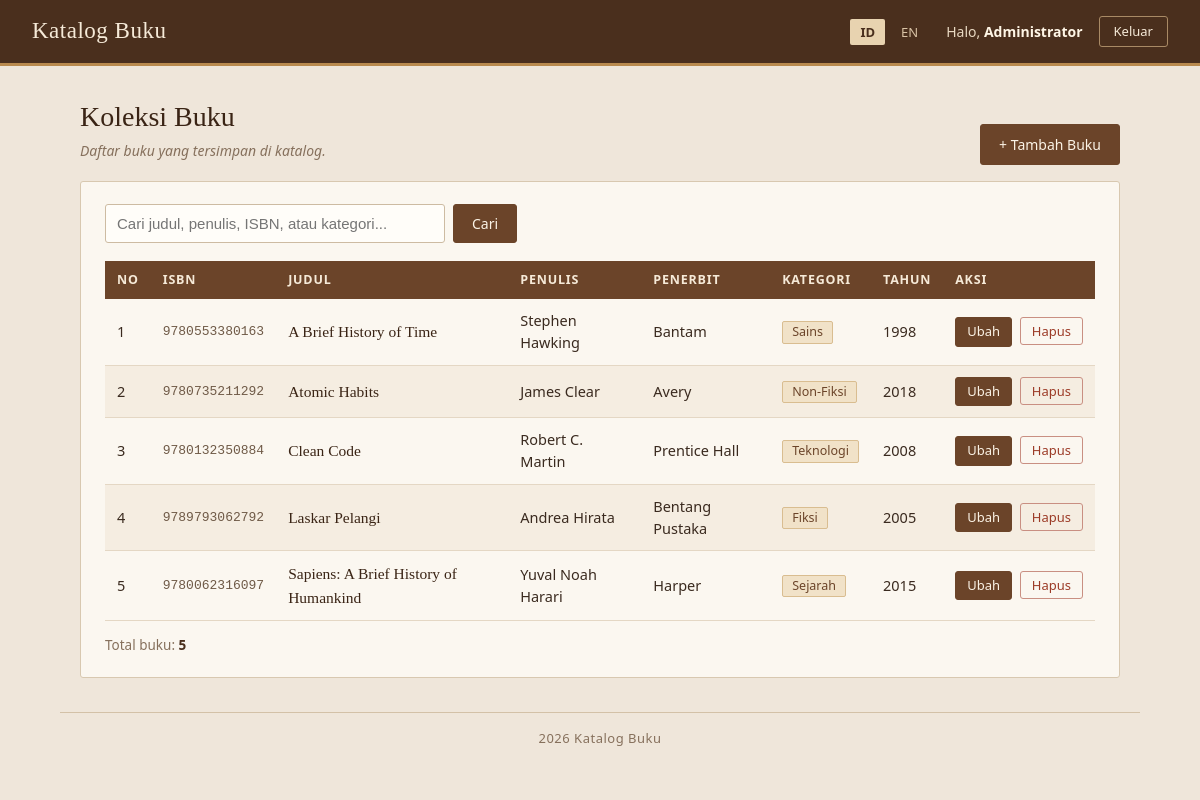
/index.php (signed in), run on the app's committed database.
### tables this page shows
CREATE TABLE buku (
    id            INT PRIMARY KEY AUTO_INCREMENT,
    isbn          VARCHAR(13)  NOT NULL UNIQUE,
    judul         VARCHAR(150) NOT NULL,
    penulis       VARCHAR(100) NOT NULL,
    penerbit      VARCHAR(100) NOT NULL,
    kategori      VARCHAR(50)  NOT NULL,
    tahun_terbit  YEAR         NOT NULL
);

### fungsi.php (called while the page is built, shortened)
<?php
function e($teks) {
    return htmlspecialchars((string)$teks, ENT_QUOTES, 'UTF-8');
}
function bersihkan($teks) {
    return trim(strip_tags((string)$teks));
}

### lang.php (called while the page is built, shortened)
<?php
require_once __DIR__ . "/fungsi.php";
$t = require __DIR__ . "/lang/" . $_SESSION["lang"] . ".php";

### index.php (the view, shortened to what this page needs)
<?php
require "lang.php";
require "koneksi.php";
$q = bersihkan($_GET["q"] ?? "");
if ($q !== "") {
    $stmt = $pdo->prepare(
        "SELECT * FROM buku
         WHERE judul LIKE :q1 OR penulis LIKE :q2 OR isbn LIKE :q3 OR kategori LIKE :q4
         ORDER BY judul ASC"
    );
    $like = "%" . $q . "%";
    $stmt->execute([":q1" => $like, ":q2" => $like, ":q3" => $like, ":q4" => $like]);
} else {
    $stmt = $pdo->prepare("SELECT * FROM buku ORDER BY judul ASC");
    $stmt->execute();
}
$daftar = $stmt->fetchAll();
require "header.php";
?>
<div class="kepala-halaman">
    <div>
        <h1 class="judul-halaman"><?= e($t["data_buku"]) ?></h1>
        <p class="subjudul"><?= e($t["subjudul"]) ?></p>
    </div>
    <a href="tambah.php" class="btn">+ <?= e($t["tambah"]) ?></a>
</div>
<div class="panel">
    <form method="GET" action="index.php" class="cari">
        <input type="text" name="q" value="<?= e($q) ?>" placeholder="<?= e($t["placeholder_cari"]) ?>">
        <button type="submit" class="btn"><?= e($t["cari"]) ?></button>
    </form>
    <div class="tabel-wrap">
    <table>
        <thead>
            <tr>
                <th><?= e($t["no"]) ?></th>
                <th><?= e($t["isbn"]) ?></th>
                <th><?= e($t["judul"]) ?></th>
                <th><?= e($t["penulis"]) ?></th>
                <th><?= e($t["penerbit"]) ?></th>
                <th><?= e($t["kategori"]) ?></th>
                <th><?= e($t["tahun_singkat"]) ?></th>
                <th><?= e($t["aksi"]) ?></th>
            </tr>
        </thead>
        <tbody>
        <?php if (count($daftar) === 0): ?>
            <tr><td colspan="8" class="kosong"><?= e($t["data_kosong"]) ?></td></tr>
        <?php else: ?>
            <?php foreach ($daftar as $i => $b): ?>
            <tr>
                <td><?= $i + 1 ?></td>
                <td class="isbn"><?= e($b["isbn"]) ?></td>
                <td class="judul-buku"><?= e($b["judul"]) ?></td>
                <td><?= e($b["penulis"]) ?></td>
                <td><?= e($b["penerbit"]) ?></td>
                <td><span class="tag"><?= e($b["kategori"]) ?></span></td>
                <td><?= e($b["tahun_terbit"]) ?></td>
                <td class="aksi">
                    <a href="edit.php?id=<?= (int)$b["id"] ?>" class="btn btn-kecil"><?= e($t["edit"]) ?></a>
                    <form method="POST" action="hapus.php" onsubmit="return confirm('<?= e(addslashes($t["konfirmasi_hapus"])) ?>')">
                        <button type="submit" class="btn btn-kecil btn-bahaya"><?= e($t["hapus"]) ?></button>
                    </form>
                </td>
            </tr>
            <?php endforeach; ?>
        <?php endif; ?>
        </tbody>
    </table>
    </div>
    <p class="total"><?= e($t["total_data"]) ?>: <strong><?= count($daftar) ?></strong></p>
</div>
<?php require "footer.php"; ?>

### header.php (shortened to what this page needs)
<?php
function link_bahasa($kode) {
    return "?" . http_build_query(array_merge($_GET, ["lang" => $kode]));
}
?>
<!DOCTYPE html>
<html lang="<?= e($_SESSION["lang"]) ?>">
<head>
    <link rel="stylesheet" href="style.css">
</head>
<body>
<header class="topbar">
    <div class="brand"><?= e($t["app_title"]) ?></div>
    <nav class="menu">
        <span class="lang">
            <a class="<?= $_SESSION["lang"] === "id" ? "aktif" : "" ?>" href="<?= e(link_bahasa("id")) ?>">ID</a>
            <a class="<?= $_SESSION["lang"] === "en" ? "aktif" : "" ?>" href="<?= e(link_bahasa("en")) ?>">EN</a>
        </span>
        <?php if (isset($_SESSION["user_id"])): ?>
            <span class="user"><?= e($t["welcome"]) ?>, <strong><?= e($_SESSION["fullname"]) ?></strong></span>
            <a class="btn btn-garis" href="logout.php"><?= e($t["logout"]) ?></a>
        <?php endif; ?>
    </nav>
</header>
<main class="konten">

### footer.php
</main>
<footer class="footer">
    <?= e($t["footer"]) ?>
</footer>
</body>
</html>

### style.css (style rules this page uses)
* { box-sizing: border-box; }
body { margin: 0; background: #efe6da; color: #3a2a1f; font-family: "Segoe UI", "Helvetica Neue", Arial, sans-serif; font-size: 15px; line-height: 1.5; }
.topbar { display: flex; justify-content: space-between; align-items: center; flex-wrap: wrap; background: #4a2f1d; border-bottom: 3px solid #b98a4e; padding: 14px 32px; }
.brand { font-family: Georgia, "Times New Roman", serif; font-size: 23px; letter-spacing: .5px; color: #f6ead8; }
.menu { display: flex; align-items: center; }
.lang { margin-right: 18px; }
.lang a { color: #d9c3a5; text-decoration: none; font-size: 13px; padding: 3px 9px; margin-left: 2px; border: 1px solid transparent; border-radius: 2px; }
.lang a.aktif { color: #4a2f1d; background: #e8d3b0; font-weight: 600; }
.user { color: #e9d9c2; font-size: 14px; margin-right: 16px; }
.user strong { color: #fff6e6; font-weight: 600; }
.konten { max-width: 1080px; margin: 30px auto 0; padding: 0 20px; min-height: 68vh; }
.kepala-halaman { display: flex; justify-content: space-between; align-items: flex-end; flex-wrap: wrap; margin-bottom: 16px; }
.judul-halaman { font-family: Georgia, "Times New Roman", serif; font-weight: normal; font-size: 28px; color: #3a2415; margin: 0 0 2px; }
.subjudul { margin: 0 0 4px; color: #86705c; font-style: italic; font-size: 14px; }
.panel { background: #fbf7f0; border: 1px solid #d8c8b0; border-radius: 3px; padding: 22px 24px; }
input[type=text], input[type=password], select { width: 100%; padding: 9px 11px; background: #fffdf9; color: #3a2a1f; font-size: 15px; border: 1px solid #cdbba2; border-radius: 3px; }
.btn { display: inline-block; padding: 9px 18px; background: #6b4429; color: #fbf3e6; border: 1px solid #6b4429; border-radius: 3px; font-size: 14px; text-decoration: none; cursor: pointer; font-family: inherit; }
.btn-garis { background: transparent; color: #f6ead8; border-color: #a98a65; padding: 5px 14px; font-size: 13px; }
.btn-kecil { padding: 4px 11px; font-size: 13px; }
.btn-bahaya { background: transparent; color: #9c3b27; border-color: #c98f82; margin-left: 4px; }
.cari { display: flex; margin-bottom: 18px; }
.cari input { width: 340px; max-width: 100%; margin-right: 8px; }
.tabel-wrap { overflow-x: auto; }
table { width: 100%; border-collapse: collapse; font-size: 14.5px; }
th { background: #6b4429; color: #f6ead8; text-align: left; padding: 10px 12px; font-size: 12.5px; letter-spacing: .8px; text-transform: uppercase; font-weight: 600; white-space: nowrap; }
td { padding: 11px 12px; border-bottom: 1px solid #e4d7c4; vertical-align: middle; }
tbody tr:nth-child(even) td { background: #f5ede1; }
td.isbn { font-family: Consolas, "Courier New", monospace; font-size: 13px; color: #6f5a47; white-space: nowrap; }
td.judul-buku { font-family: Georgia, "Times New Roman", serif; font-size: 15.5px; color: #3a2415; }
td.aksi { white-space: nowrap; }
td.aksi form { display: inline; }
.tag { display: inline-block; padding: 1px 9px; font-size: 12.5px; color: #6b4429; background: #f1e2c8; border: 1px solid #d9bd90; border-radius: 2px; white-space: nowrap; }
.total { margin: 14px 0 0; font-size: 13.5px; color: #86705c; }
.total strong { color: #4a2f1d; }
.footer { max-width: 1080px; margin: 34px auto 0; padding: 16px 20px 24px; border-top: 1px solid #d3c1a7; text-align: center; color: #86705c; font-size: 13px; letter-spacing: .5px; }

### data on the page
buku: isbn "9780553380163", judul "A Brief History of Time", penulis "Stephen Hawking", penerbit "Bantam", kategori "Sains", tahun_terbit "1998"
buku: isbn "9780735211292", judul "Atomic Habits", penulis "James Clear", penerbit "Avery", kategori "Non-Fiksi", tahun_terbit "2018"
buku: isbn "9780132350884", judul "Clean Code", penulis "Robert C. Martin", penerbit "Prentice Hall", kategori "Teknologi", tahun_terbit "2008"
buku: isbn "9789793062792", judul "Laskar Pelangi", penulis "Andrea Hirata", penerbit "Bentang Pustaka", kategori "Fiksi", tahun_terbit "2005"
buku: isbn "9780062316097", judul "Sapiens: A Brief History of Humankind", penulis "Yuval Noah Harari", penerbit "Harper", kategori "Sejarah", tahun_terbit "2015"

### other printed values
$t["app_title"] "Katalog Buku"
$t["welcome"] "Halo"
$_SESSION["fullname"] "Administrator"
$t["logout"] "Keluar"
$t["data_buku"] "Koleksi Buku"
$t["subjudul"] "Daftar buku yang tersimpan di katalog."
$t["tambah"] "Tambah Buku"
$t["cari"] "Cari"
$t["no"] "NO"
$t["isbn"] "ISBN"
$t["judul"] "JUDUL"
$t["penulis"] "PENULIS"
$t["penerbit"] "PENERBIT"
$t["kategori"] "KATEGORI"
$t["tahun_singkat"] "TAHUN"
